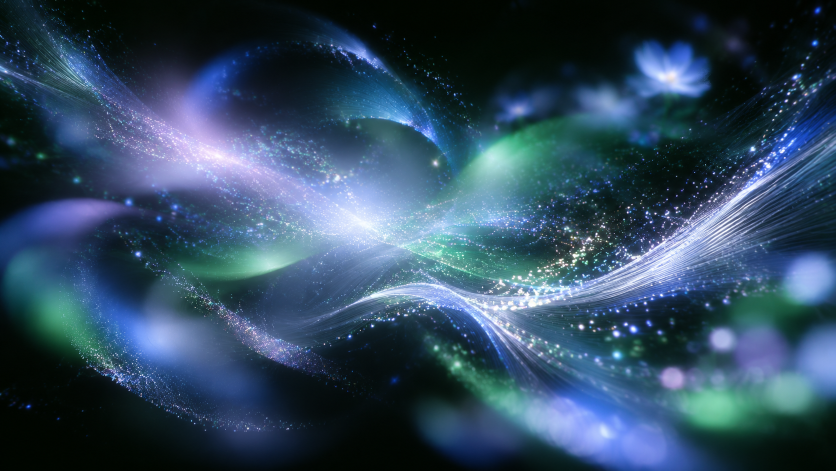
#> input picture WebDemo/references/C1.png, 1672 x 941 px (shown at 1/2 size); its folder holds 4 pictures in this run
$ python build-structural-cache.py
#> lines starting #> are read from the running program, lines starting #| are printed output that depends on the picture
"""Create structural material without tiny bright points for the required ablation.
The original images are retained unchanged for ordinary mode / anchor matching.
"""
from pathlib import Path
import json
import numpy as np
from PIL import Image
from scipy.ndimage import gaussian_filter
root=Path(__file__).resolve().parents[1]
(root/'data/structure').mkdir(exist_ok=True)
for i in range(1,5):
    rgb=np.asarray(Image.open(root/f'references/C{i}.png').convert('RGB'),dtype=np.float32)/255
    blur=gaussian_filter(rgb,sigma=(2.8,2.8,0))
    Image.fromarray(np.uint8(np.clip(blur,0,1)*255+.5)).save(root/f'data/structure/C{i}.png')
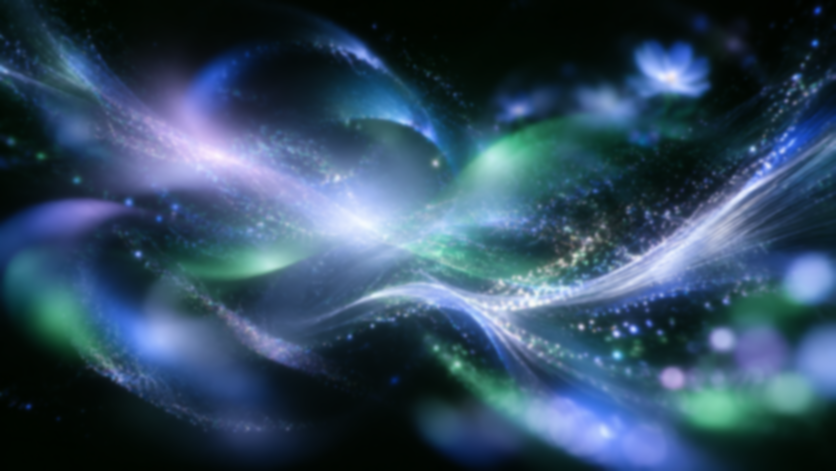
#> saved as C1.png: PIL image 1672x941 RGB (shown at 1/2 size); mean R, G, B 49.9, 74.2, 96
#> pass 3 of the loop `for i in range(1,5):`:
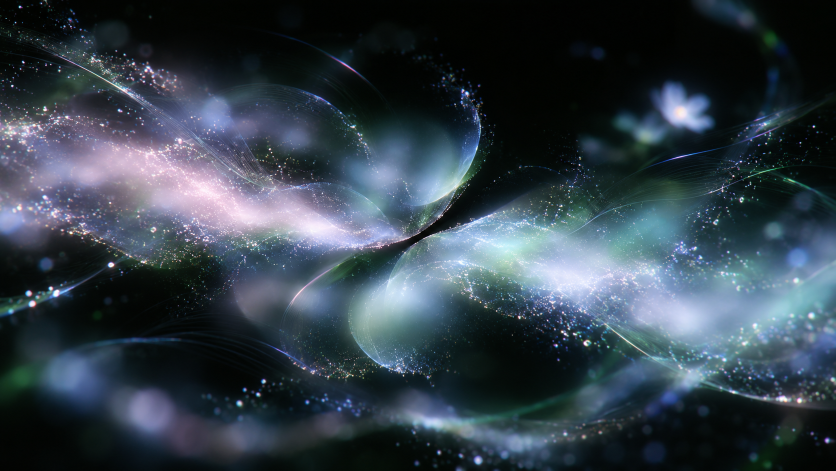
#> input picture WebDemo/references/C3.png, 1672 x 941 px (shown at 1/2 size)
#> `Image.fromarray(np.uint8(np.clip(blur,0,1)*255+.5)).save(root/f'data/s..`:
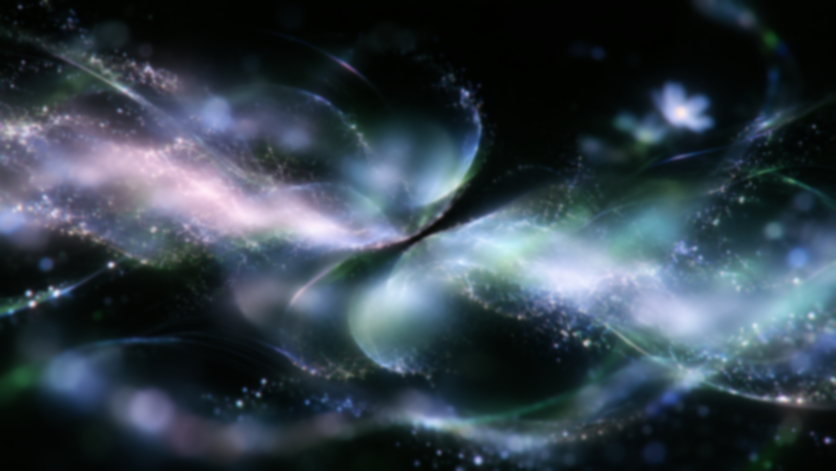
#> saved as C3.png: PIL image 1672x941 RGB (shown at 1/2 size); mean R, G, B 51.8, 63.9, 74.1
#> the loop made 4 passes; the first 3 are shown
#> (the run stopped early here; a loop or call above may not have finished)
